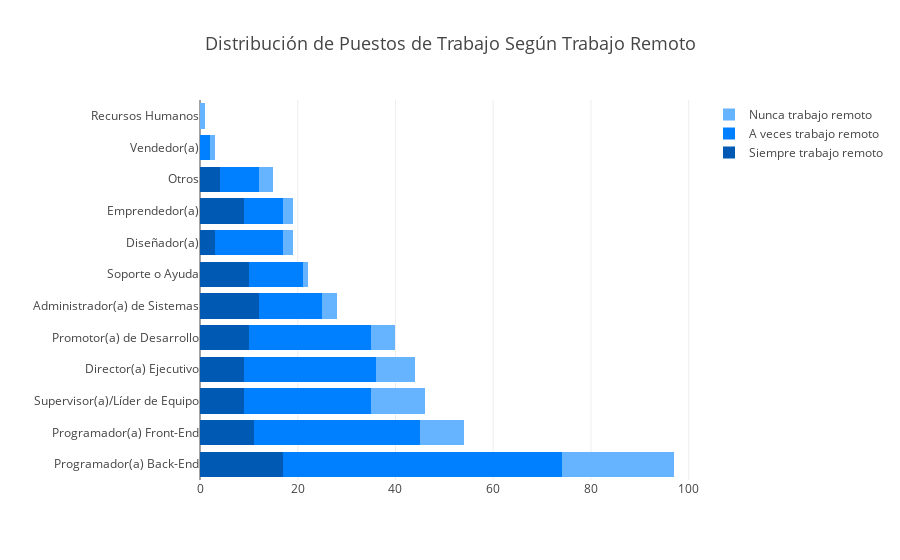

The notebook cell this image was saved under:
### Code cell
Trabajo_Remoto = ['Programador(a) Back-End', 'Programador(a) Front-End', 'Supervisor(a)/Líder de Equipo', 'Director(a) Ejecutivo', 'Promotor(a) de Desarrollo', 'Administrador(a) de Sistemas', 'Soporte o Ayuda', 'Diseñador(a)', 'Emprendedor(a)', 'Otros', 'Vendedor(a)', 'Recursos Humanos']

fig20164_3 = go.Figure(data=[
    go.Bar(name='Siempre trabajo remoto', y=Trabajo_Remoto, x=[17, 11, 9, 9, 10, 12, 10, 3, 9, 4, 0, 0], orientation='h', marker_color='rgb(0, 89, 179)'),
    go.Bar(name='A veces trabajo remoto', y=Trabajo_Remoto, x=[57, 34, 26, 27, 25, 13, 11, 14, 8, 8, 2, 0], orientation='h', marker_color='rgb(0, 128, 255)'),
    go.Bar(name='Nunca trabajo remoto', y=Trabajo_Remoto, x=[23, 9, 11, 8, 5, 3, 1, 2, 2, 3, 1, 1], orientation='h', marker_color='rgb(102, 179, 255)')
])

fig20164_3.update_layout(barmode='stack',
                  margin=dict(l=200),
                  title=dict(text='Distribución de Puestos de Trabajo Según Trabajo Remoto',
                             font=dict(size=18)))
fig20164_3.show()

### Figure 1 — Plotly figure (JSON) as saved in the notebook; plotly's stock layout.template omitted (floating-point values rounded to 4 significant figures)
{"data": [{"marker": {"color": "rgb(0, 89, 179)"}, "name": "Siempre trabajo remoto", "orientation": "h", "type": "bar", "x": [17, 11, 9, 9, 10, 12, 10, 3, 9, 4, 0, 0], "y": ["Programador(a) Back-End", "Programador(a) Front-End", "Supervisor(a)/Líder de Equipo", "Director(a) Ejecutivo", "Promotor(a) de Desarrollo", "Administrador(a) de Sistemas", "Soporte o Ayuda", "Diseñador(a)", "Emprendedor(a)", "Otros", "Vendedor(a)", "Recursos Humanos"]}, {"marker": {"color": "rgb(0, 128, 255)"}, "name": "A veces trabajo remoto", "orientation": "h", "type": "bar", "x": [57, 34, 26, 27, 25, 13, 11, 14, 8, 8, 2, 0], "y": ["Programador(a) Back-End", "Programador(a) Front-End", "Supervisor(a)/Líder de Equipo", "Director(a) Ejecutivo", "Promotor(a) de Desarrollo", "Administrador(a) de Sistemas", "Soporte o Ayuda", "Diseñador(a)", "Emprendedor(a)", "Otros", "Vendedor(a)", "Recursos Humanos"]}, {"marker": {"color": "rgb(102, 179, 255)"}, "name": "Nunca trabajo remoto", "orientation": "h", "type": "bar", "x": [23, 9, 11, 8, 5, 3, 1, 2, 2, 3, 1, 1], "y": ["Programador(a) Back-End", "Programador(a) Front-End", "Supervisor(a)/Líder de Equipo", "Director(a) Ejecutivo", "Promotor(a) de Desarrollo", "Administrador(a) de Sistemas", "Soporte o Ayuda", "Diseñador(a)", "Emprendedor(a)", "Otros", "Vendedor(a)", "Recursos Humanos"]}], "layout": {"barmode": "stack", "margin": {"l": 200}, "title": {"font": {"size": 18}, "text": "Distribución de Puestos de Trabajo Según Trabajo Remoto"}}}
